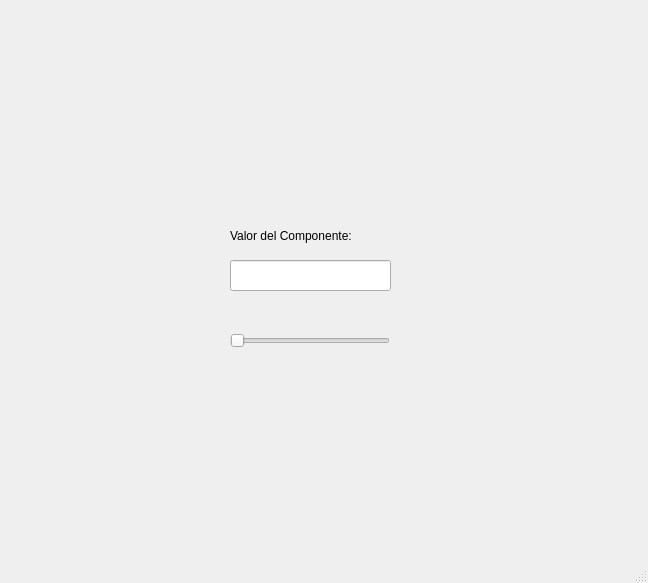
<?xml version="1.0" encoding="UTF-8"?>
<ui version="4.0">
 <class>MainWindow</class>
 <widget class="QMainWindow" name="MainWindow">
  <property name="geometry">
   <rect>
    <x>0</x>
    <y>0</y>
    <width>648</width>
    <height>583</height>
   </rect>
  </property>
  <property name="windowTitle">
   <string>MainWindow</string>
  </property>
  <widget class="QWidget" name="centralwidget">
   <widget class="QLabel" name="label_2">
    <property name="geometry">
     <rect>
      <x>0</x>
      <y>0</y>
      <width>151</width>
      <height>121</height>
     </rect>
    </property>
    <property name="styleSheet">
     <string notr="true"/>
    </property>
    <property name="text">
     <string/>
    </property>
    <property name="pixmap">
     <pixmap resource="../Archivos/Recursos.qrc">:/Logos/Logo UAT.png</pixmap>
    </property>
    <property name="scaledContents">
     <bool>true</bool>
    </property>
   </widget>
   <widget class="QLabel" name="label_3">
    <property name="geometry">
     <rect>
      <x>470</x>
      <y>0</y>
      <width>171</width>
      <height>121</height>
     </rect>
    </property>
    <property name="styleSheet">
     <string notr="true"/>
    </property>
    <property name="text">
     <string/>
    </property>
    <property name="pixmap">
     <pixmap resource="../Archivos/Recursos.qrc">:/Logos/logo facultad de ingenieria uat.png</pixmap>
    </property>
    <property name="scaledContents">
     <bool>true</bool>
    </property>
   </widget>
   <widget class="QLabel" name="label_4">
    <property name="geometry">
     <rect>
      <x>490</x>
      <y>420</y>
      <width>151</width>
      <height>121</height>
     </rect>
    </property>
    <property name="styleSheet">
     <string notr="true"/>
    </property>
    <property name="text">
     <string/>
    </property>
    <property name="pixmap">
     <pixmap resource="../Archivos/Recursos.qrc">:/Logos/logo equipo 3.jpg</pixmap>
    </property>
    <property name="scaledContents">
     <bool>true</bool>
    </property>
   </widget>
   <widget class="QLabel" name="label_5">
    <property name="geometry">
     <rect>
      <x>230</x>
      <y>220</y>
      <width>121</width>
      <height>31</height>
     </rect>
    </property>
    <property name="text">
     <string>Valor del Componente:</string>
    </property>
   </widget>
   <widget class="QLineEdit" name="lineEdit">
    <property name="geometry">
     <rect>
      <x>230</x>
      <y>260</y>
      <width>161</width>
      <height>31</height>
     </rect>
    </property>
   </widget>
   <widget class="QSlider" name="horizontalSlider">
    <property name="geometry">
     <rect>
      <x>230</x>
      <y>330</y>
      <width>160</width>
      <height>22</height>
     </rect>
    </property>
    <property name="orientation">
     <enum>Qt::Horizontal</enum>
    </property>
   </widget>
  </widget>
  <widget class="QMenuBar" name="menubar">
   <property name="geometry">
    <rect>
     <x>0</x>
     <y>0</y>
     <width>648</width>
     <height>21</height>
    </rect>
   </property>
  </widget>
  <widget class="QStatusBar" name="statusbar"/>
 </widget>
 <resources>
  <include location="../Archivos/Recursos.qrc"/>
 </resources>
 <connections/>
</ui>
